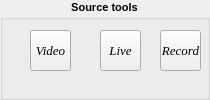
                 <widget class="QGroupBox" name="gpSourceTools_0">
                  <property name="minimumSize">
                   <size>
                    <width>0</width>
                    <height>100</height>
                   </size>
                  </property>
                  <property name="font">
                   <font>
                    <pointsize>8</pointsize>
                    <weight>75</weight>
                    <bold>true</bold>
                   </font>
                  </property>
                  <property name="title">
                   <string>Source tools</string>
                  </property>
                  <property name="alignment">
                   <set>Qt::AlignHCenter|Qt::AlignTop</set>
                  </property>
                  <widget class="QToolButton" name="btnRecord_3">
                   <property name="geometry">
                    <rect>
                     <x>160</x>
                     <y>30</y>
                     <width>41</width>
                     <height>41</height>
                    </rect>
                   </property>
                   <property name="font">
                    <font>
                     <family>Times New Roman</family>
                     <pointsize>10</pointsize>
                     <weight>50</weight>
                     <italic>true</italic>
                     <bold>false</bold>
                    </font>
                   </property>
                   <property name="text">
                    <string>Record</string>
                   </property>
                   <property name="icon">
                    <iconset>
                     <normaloff>ICONS/Actions-media-record-icon.png</normaloff>ICONS/Actions-media-record-icon.png</iconset>
                   </property>
                   <property name="iconSize">
                    <size>
                     <width>12</width>
                     <height>12</height>
                    </size>
                   </property>
                   <property name="checkable">
                    <bool>true</bool>
                   </property>
                   <property name="autoExclusive">
                    <bool>true</bool>
                   </property>
                   <property name="toolButtonStyle">
                    <enum>Qt::ToolButtonTextUnderIcon</enum>
                   </property>
                  </widget>
                  <widget class="QToolButton" name="btnLive_3">
                   <property name="geometry">
                    <rect>
                     <x>100</x>
                     <y>30</y>
                     <width>41</width>
                     <height>41</height>
                    </rect>
                   </property>
                   <property name="font">
                    <font>
                     <family>Times New Roman</family>
                     <pointsize>10</pointsize>
                     <weight>50</weight>
                     <italic>true</italic>
                     <bold>false</bold>
                    </font>
                   </property>
                   <property name="text">
                    <string>Live</string>
                   </property>
                   <property name="icon">
                    <iconset>
                     <normaloff>ICONS/Pause-Normal-Red-icon.png</normaloff>ICONS/Pause-Normal-Red-icon.png</iconset>
                   </property>
                   <property name="iconSize">
                    <size>
                     <width>12</width>
                     <height>12</height>
                    </size>
                   </property>
                   <property name="checkable">
                    <bool>true</bool>
                   </property>
                   <property name="checked">
                    <bool>false</bool>
                   </property>
                   <property name="autoExclusive">
                    <bool>true</bool>
                   </property>
                   <property name="toolButtonStyle">
                    <enum>Qt::ToolButtonTextUnderIcon</enum>
                   </property>
                  </widget>
                  <widget class="QToolButton" name="btnVideo_3">
                   <property name="geometry">
                    <rect>
                     <x>30</x>
                     <y>30</y>
                     <width>41</width>
                     <height>41</height>
                    </rect>
                   </property>
                   <property name="font">
                    <font>
                     <family>Times New Roman</family>
                     <pointsize>10</pointsize>
                     <weight>50</weight>
                     <italic>true</italic>
                     <bold>false</bold>
                    </font>
                   </property>
                   <property name="text">
                    <string>Video</string>
                   </property>
                   <property name="icon">
                    <iconset>
                     <normaloff>ICONS/play-movies-icon.png</normaloff>ICONS/play-movies-icon.png</iconset>
                   </property>
                   <property name="iconSize">
                    <size>
                     <width>12</width>
                     <height>12</height>
                    </size>
                   </property>
                   <property name="checkable">
                    <bool>true</bool>
                   </property>
                   <property name="autoExclusive">
                    <bool>true</bool>
                   </property>
                   <property name="toolButtonStyle">
                    <enum>Qt::ToolButtonTextUnderIcon</enum>
                   </property>
                  </widget>
                 </widget>
